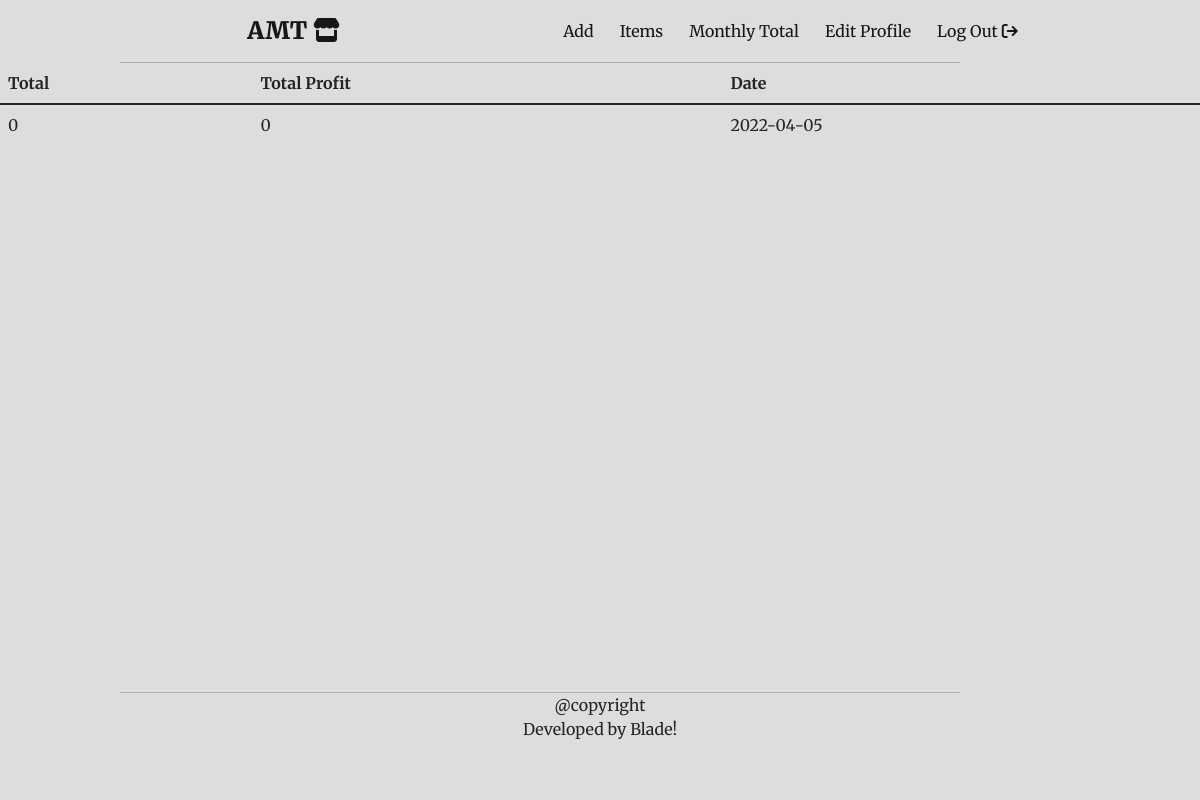
Before: /total (signed in) with the older database file.
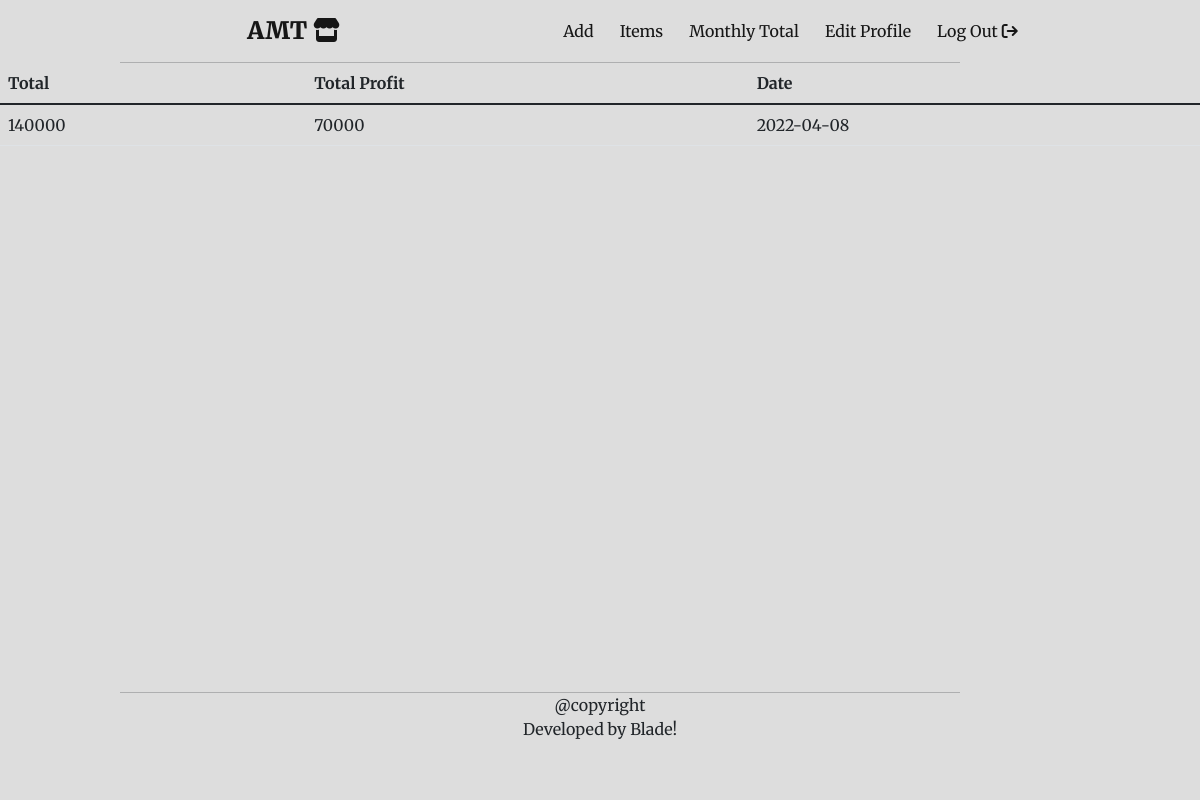
After: the same page with the newer database file.
### main.py (models this page shows)
class MonthlyTotal(db.Model):
    id = db.Column(db.Integer, primary_key=True)
    total = db.Column(db.Float, nullable=False)
    total_profit = db.Column(db.Float, nullable=False)
    date = db.Column(db.Date, nullable=False)

### main.py (the view)
@app.route('/total')
@admin_only
def total():
    sold_item = Sale.query.all()
    total = MonthlyTotal.query.all()
    month, year = datetime.now().month, datetime.now().year
    sold_items = [i for i in sold_item if i.date.year ==
                  year and i.date.month == month]
    total1 = [i for i in total if i.date.year ==
              year and i.date.month == month]
    total_money, total_profit = 0, 0
    for i in sold_items:
        total_money += i.price
        total_profit += i.total
    if not total1:
        add_total = MonthlyTotal(
            total=total_money,
            total_profit=total_profit,
            date=datetime.now()
        )
        db.session.add(add_total)
        db.session.commit()
    else:
        for i in total:
            i.total = total_money
            i.total_profit = total_profit
            i.date = datetime.now()
            db.session.commit()
    new_total = MonthlyTotal.query.all()
    return render_template('total.html', total=new_total)

### main.py (called while the page is built)
@login_manager.user_loader
def load_user(user):
    return User.query.get(int(user))

def admin_only(f):
    @wraps(f)
    def decorated_function(*args, **kwargs):
        if not current_user.is_anonymous:
            if current_user.id != 1:
                return abort(403)
            return f(*args, **kwargs)
        return abort(403)
    return decorated_function

### templates/total.html
{% include 'header.html' %}
<table class="table">
    <thead>
        <tr>
            <th scope="col">Total</th>
            <th scope="col">Total Profit</th>
            <th scope="col">Date</th>
        </tr>
    </thead>
    <tbody>
        {% for i in total:%}
        <tr>
            <td>{{ i.total|int}}</td>
            <td>{{ i.total_profit|int }}</td>
            <td>{{ i.date }}</td>
        </tr>
        {% endfor %}
    </tbody>
</table>
{% include 'footer.html' %}

### templates/header.html (shortened to what this page needs)
<!DOCTYPE html>
<html lang="en">
<head>
    <link href="https://cdn.jsdelivr.net/npm/bootstrap@5.1.3/dist/css/bootstrap.min.css" rel="stylesheet"
>
    <link rel="stylesheet" href="{{ url_for('static', filename='css/styles.css') }}">
</head>
<body>
    <nav class="navbar navbar-expand-lg navbar-light">
        <div class="container-fluid">
            <a class="navbar-brand" href="{{ url_for('home') }}">AMT <i class="fa-solid fa-store"></i></a>
            <div class="collapse navbar-collapse me-3" id="navbarSupportedContent">
                <ul class="navbar-nav me-3 mb-2 mb-lg-0">
                    {% if current_user.is_authenticated: %}
                    <li class="nav-item">
                        <a class="nav-link active" aria-current="page" href="{{ url_for('add') }}">Add</a>
                    </li>
                    <li class="nav-item">
                        <a class="nav-thing nav-link active" href="{{ url_for('show_items') }}">Items</a>
                    </li>
                    <li class="nav-item">
                        <a class="nav-thing nav-link active" href="{{ url_for('total') }}">Monthly Total</a>
                    </li>
                    <li class="nav-item">
                        <a class="nav-thing nav-link active" href="{{ url_for('edit_profile') }}">Edit Profile</a>
                    </li>
                    <li class="nav-item">
                        <a class="nav-thing nav-link active" href="{{ url_for('logout') }}">Log Out <i class="fa-solid fa-arrow-right-from-bracket"></i></a>
                    </li>
                    {% else: %}
                    <li class="nav-item">
                        <a class="nav-thing nav-link active" href="{{ url_for('login') }}">Login</a>
                    </li>
                    {% endif %}
                </ul>
            </div>
        </div>
    </nav>
    <hr>

### templates/footer.html (shortened to what this page needs)
</body>
<footer id="footer" class="mb-2 ">
    <hr>
    <p>@copyright<br>
    Developed by Blade!</p>
</footer>
</html>

### static/css/styles.css (style rules this page uses)
body { background-color: #DDDDDD; font-family: 'Merriweather', serif; }
.navbar-brand { font-size: 1.5rem; font-weight:900; margin-left: 20%; padding-right: 5%; }
.navbar-collapse { justify-content: center; }
.nav-item { font-size: 16px; padding-left: 10px; }
hr { margin: 0 0 0 10%; width: 70%; }
#footer { position:absolute; text-align: center; bottom:0; width:100%; height: 100px; background-color: inherit; }

Changed rows visible on the page:
changed MonthlyTotal: total "0" → "140000"; total_profit "0" → "70000"; date "2022-04-05" → "2022-04-08"
